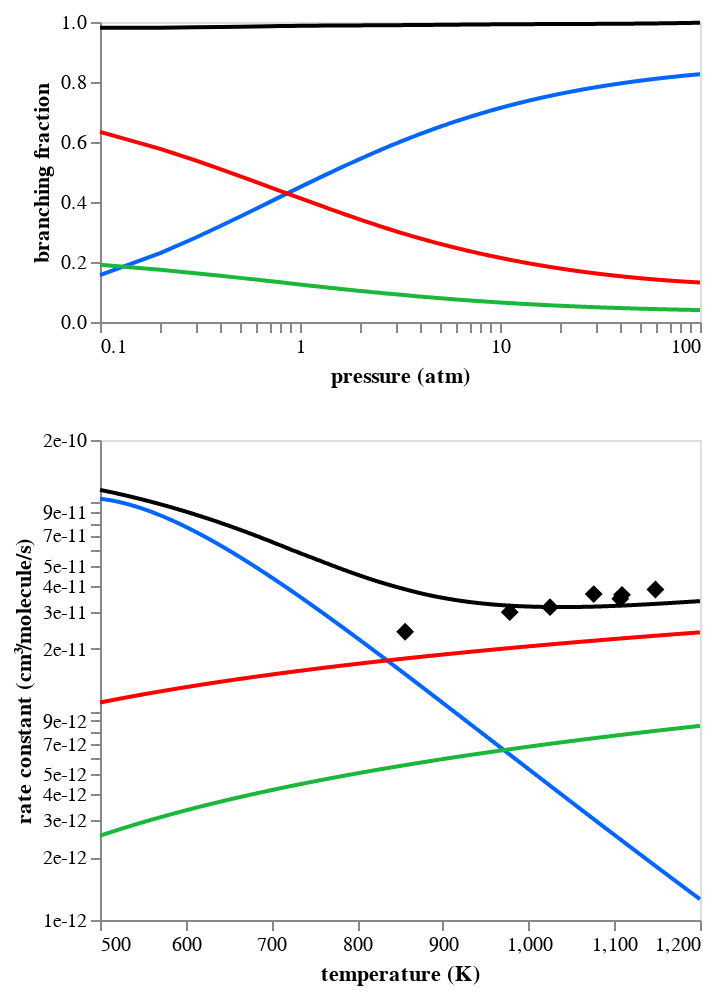

Notebook cell for this chart:
### Code cell
from importlib import reload

from autochem.util import plot

reload(plot)

expt = ac.rate.data.Rate(
    order=2,
    k_data=np.array(
        [
            [2.41e-11],
            [2.99e-11],
            [3.65e-11],
            [4.49e-11],
            [3.62e-11],
            [3.47e-11],
            [3.84e-11],
            [3.16e-11],
        ]
    ),
    T=[856, 978, 1076, 1258, 1109, 1107, 1148, 1025],
    P=[1],
    units={"substance": "molec"},
)

T, k = expt.plot_data(T=(500, 1250), P=1, units={"substance": "molecules"})
expt_chart = plot.general(
    y_data=[k],
    x_data=T,
    labels=["Liu"],
    colors=[plot.Color.black],
    mark="point",
    mark_kwargs={"opacity": 1, "filled": True, "shape": "diamond", "size": 80},
    y_scale=plot.regular_scale((np.min(k), np.max(k))),
    legend=False,
)
rate_chart_with_expt = alt.layer(rate_chart, expt_chart).resolve_scale(
    color="independent"
)

chart = alt.vconcat(
    branch_frac_chart.properties(width=300, height=150),
    rate_chart_with_expt.properties(width=300, height=240),
).configure_axis(grid=False)
chart

### Figure 1 — Vega-Lite specification as saved in the notebook (floating-point values rounded to 4 significant figures; data arrays with more than 128 entries replaced by an {"elided": "..."} marker saying what was removed)
{"config": {"view": {"continuousWidth": 300, "continuousHeight": 300}, "axis": {"grid": false}}, "vconcat": [{"data": {"name": "data-e16ad59e86d551efcaadc9aac170082c"}, "mark": {"type": "line"}, "encoding": {"color": {"field": "key", "legend": null, "scale": {"domain": ["total", "C5H9O(852)r_", "C5H7(500)+H2O(5)", "C5H7(504)+H2O(5)"], "range": ["#000000", "#0066ff", "#ff0000", "#1ab73a"]}, "type": "nominal"}, "x": {"axis": {"labelExpr": "((abs(datum.value - 0.1) < 1e-5) ||\n(abs(datum.value - 1.0) < 1e-5) ||\n(abs(datum.value - 10.0) < 1e-5) ||\n(abs(datum.value - 100.0) < 1e-5) ||\n(abs(datum.value - 100.0) < 1e-5)) ? datum.label : ''", "values": [0.1, 0.2, 0.3, 0.4, 0.5, 0.6, 0.7, 0.8, 0.9, 1.0, 2.0, 3.0, 4.0, 5.0, 6.0, 7.0, 8.0, 9.0, 10.0, 20.0, 30.0, 40.0, 50.0, 60.0, 70.0, 80.0, 90.0, 100.0, 100.0]}, "field": "x", "scale": {"domain": [0.1, 100.0], "type": "log"}, "title": "pressure (atm)", "type": "quantitative"}, "y": {"field": "value", "title": "branching fraction", "type": "quantitative"}}, "height": 150, "transform": [{"fold": ["total", "C5H9O(852)r_", "C5H7(500)+H2O(5)", "C5H7(504)+H2O(5)"]}], "width": 300}, {"layer": [{"data": {"name": "data-3faa13af577c6bd328d49cb511f698fb"}, "mark": {"type": "line"}, "encoding": {"color": {"field": "key", "legend": null, "scale": {"domain": ["Total", "C5H9O(852)r_", "C5H7(500)+H2O(5)", "C5H7(504)+H2O(5)"], "range": ["#000000", "#0066ff", "#ff0000", "#1ab73a"]}, "type": "nominal"}, "x": {"field": "x", "scale": {"domain": [500, 1200]}, "title": "temperature (K)", "type": "quantitative"}, "y": {"axis": {"format": ".0e", "labelExpr": "((abs(datum.value - 1e-12) < 1e-5) ||\n(abs(datum.value - 1e-11) < 1e-5) ||\n(abs(datum.value - 1e-10) < 1e-5) ||\n(abs(datum.value - 2e-10) < 1e-5)) ? datum.label : ''", "values": [1e-12, 2e-12, 3e-12, 4e-12, 5e-12, 6e-12, 7e-12, 8e-12, 9e-12, 1e-11, 2e-11, 3e-11, 4e-11, 5e-11, 6e-11, 7e-11, 8e-11, 9e-11, 1e-10, 2e-10]}, "field": "value", "scale": {"domain": [1e-12, 2e-10], "type": "log"}, "title": "rate constant (cm³/molecule/s)", "type": "quantitative"}}, "transform": [{"fold": ["Total", "C5H9O(852)r_", "C5H7(500)+H2O(5)", "C5H7(504)+H2O(5)"]}]}, {"data": {"name": "data-6f05c904e8a74c6453c55f475e38fe59"}, "mark": {"type": "point", "filled": true, "opacity": 1, "shape": "diamond", "size": 80}, "encoding": {"color": {"field": "key", "legend": null, "scale": {"domain": ["Liu"], "range": ["#000000"]}, "type": "nominal"}, "x": {"field": "x", "title": "", "type": "quantitative"}, "y": {"field": "value", "scale": {"domain": [2.41e-11, 3.84e-11]}, "title": "", "type": "quantitative"}}, "transform": [{"fold": ["Liu"]}]}], "height": 240, "resolve": {"scale": {"color": "independent"}}, "width": 300}], "$schema": "https://vega.github.io/schema/vega-lite/v5.20.1.json", "datasets": {"data-e16ad59e86d551efcaadc9aac170082c": {"elided": "1000 records"}, "data-3faa13af577c6bd328d49cb511f698fb": {"elided": "1000 records"}, "data-6f05c904e8a74c6453c55f475e38fe59": [{"x": 856.0, "Liu": 2.41e-11}, {"x": 978.0, "Liu": 2.99e-11}, {"x": 1025.0, "Liu": 3.16e-11}, {"x": 1076.0, "Liu": 3.65e-11}, {"x": 1107.0, "Liu": 3.47e-11}, {"x": 1109.0, "Liu": 3.62e-11}, {"x": 1148.0, "Liu": 3.84e-11}]}}
